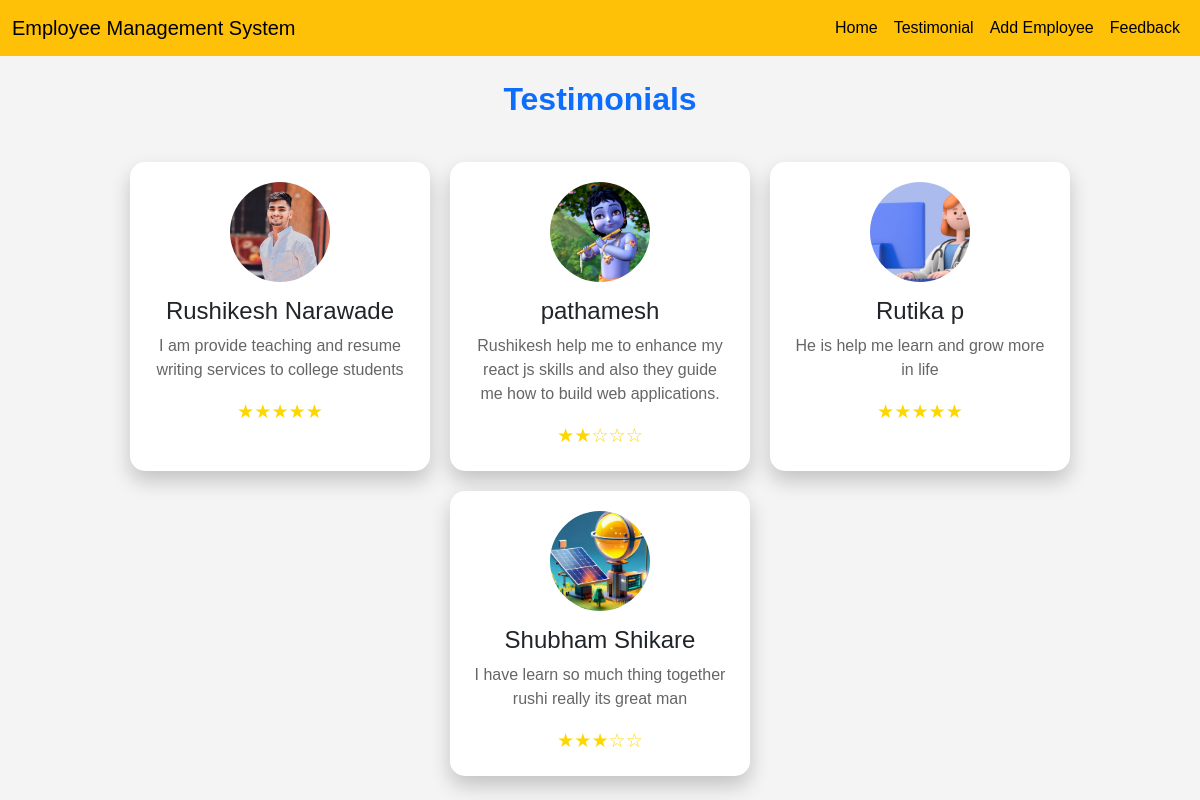
The page /emp/testmonials/ on the database as committed earlier.
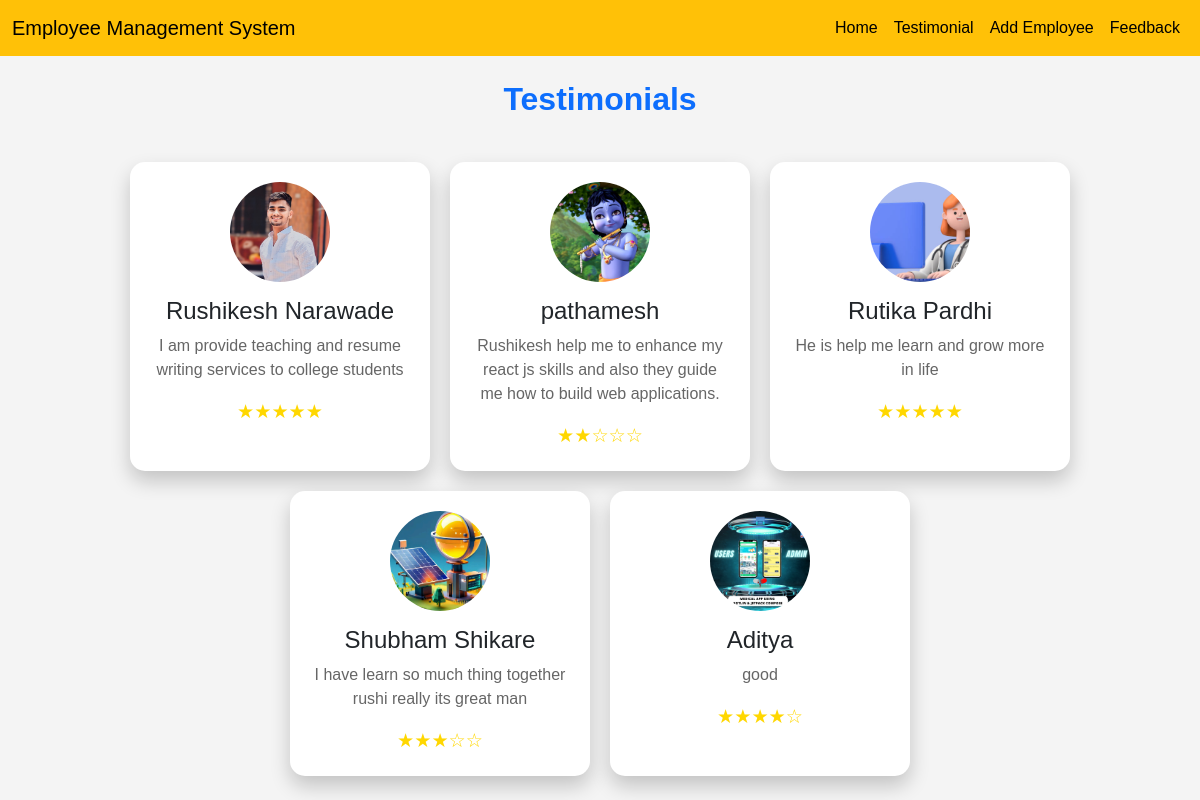
The same page on the database as committed later.
### emp/models.py (models this page shows, shortened)
class Testomonial(models.Model):  # Spelling: Testomonial
    name = models.CharField(max_length=100)
    testomonial = models.TextField()  # Spelling: testomonial
    image = models.ImageField(upload_to='testomonial/')  # Spelling: testomonial
    rating = models.IntegerField()  # Removed max_length (not valid for IntegerField)

### emp/views.py (the view)
# urls.py: path('testmonials/',views.testmonials),
def testmonials(request):
    testi= Testomonial.objects.all()
    return render(request,'emp/testmonials.html',{'testi': testi})

### templates/emp/testmonials.html (shortened to what this page needs)
<!DOCTYPE html>
<html lang="en">
<head>
    <link href="https://cdn.jsdelivr.net/npm/bootstrap@5.3.3/dist/css/bootstrap.min.css" rel="stylesheet">
</head>
<body>
    {% include 'emp/navbar.html' %}
    <br>
    <h2 class="text-center fw-bold mb-4 text-primary">Testimonials</h2>
    <div class="testimonial-container">
        {% for testimonial in testi %}
        <div class="testimonial-card">
            <img src="/media/{{testimonial.image}}" alt="{{ testimonial.name }}">
            <h4>{{ testimonial.name }}</h4>
            <p>{{ testimonial.testomonial }}</p>
            <div class="review">
                {% for _ in "12345" %}
                    {% if forloop.counter <= testimonial.rating %}
                        <span>★</span>
                    {% else %}
                        <span>☆</span>
                    {% endif %}
                {% endfor %}
            </div>
        </div>
        {% endfor %}
    </div>
</body>
</html>

Rows that differ between the two databases and show on the page:
changed Testomonial "He is help me learn and grow more in life": name "Rutika p" → "Rutika Pardhi"
added Testomonial: image (picture), name "Aditya", testomonial "good", rating 4 (drawn)
